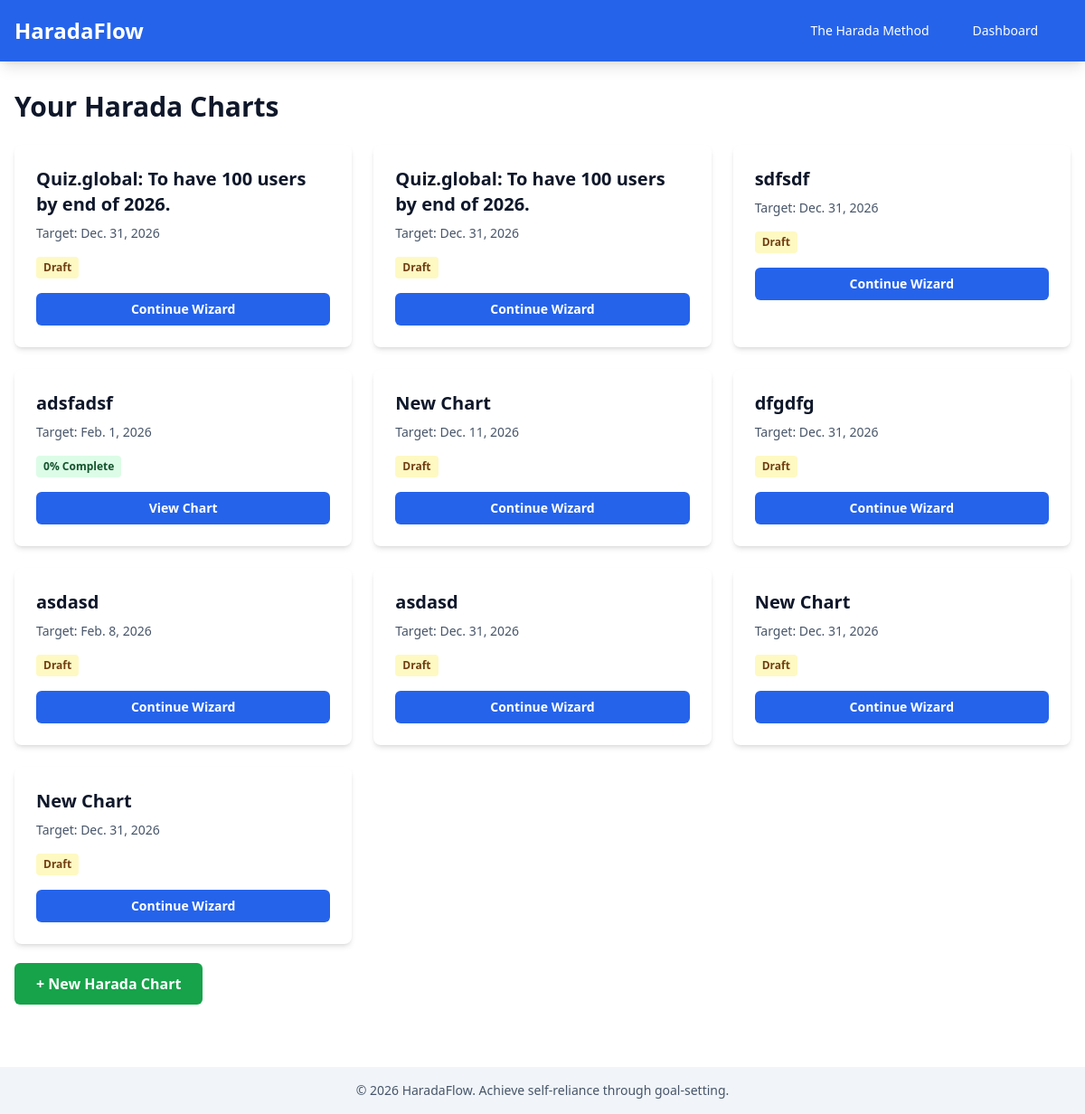
The app's page /accounts/dashboard/ (signed in), older data.
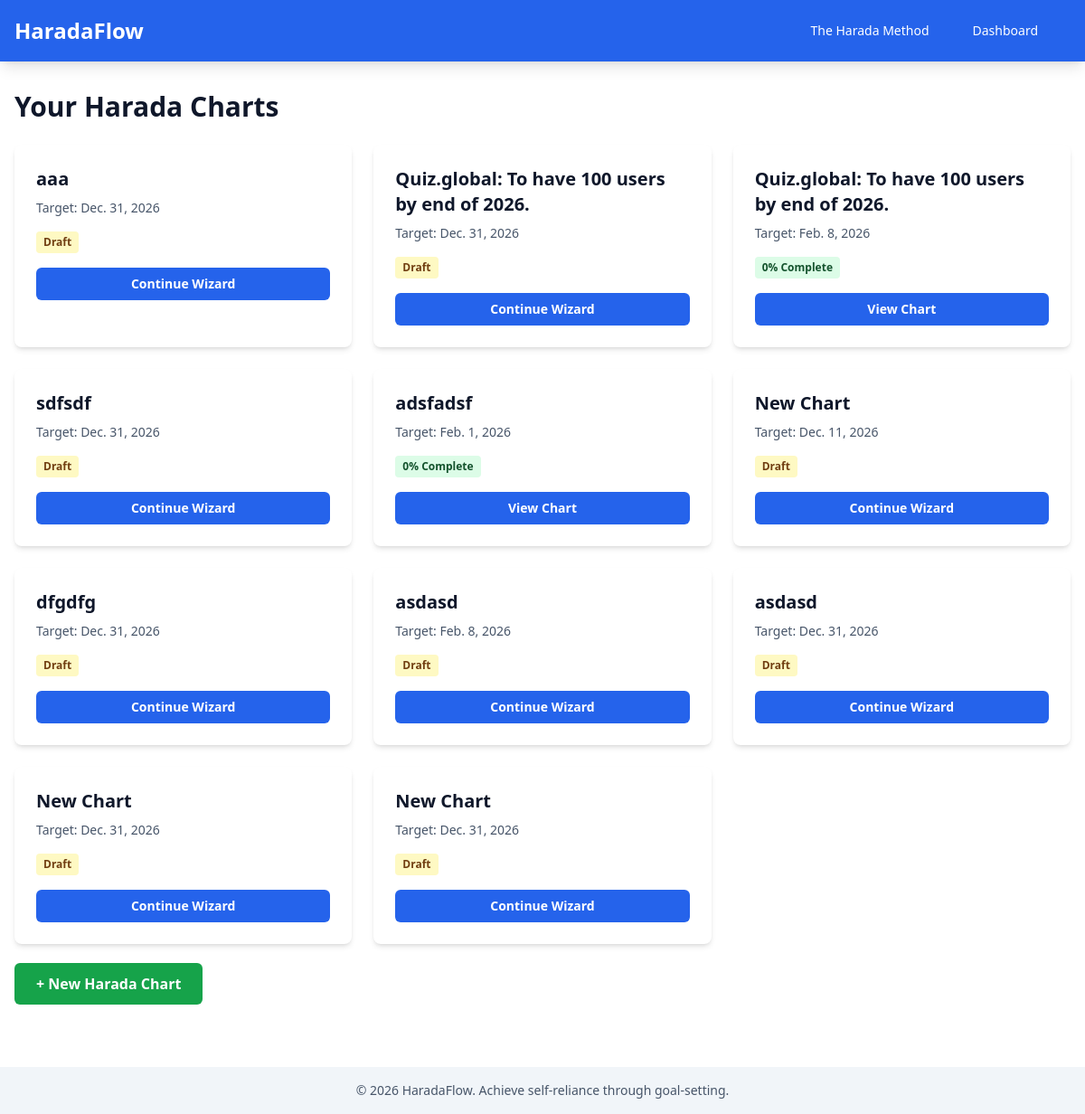
The same page, newer data.
### charts/models.py (models this page shows, shortened)
class HaradaChart(models.Model):
    user = models.ForeignKey(
        User, on_delete=models.CASCADE, related_name="harada_charts"
    )
    title = models.CharField(max_length=255)
    core_goal = models.TextField(help_text="The long-term goal")
    target_date = models.DateField()
    is_draft = models.BooleanField(
        default=True, help_text="True while completing wizard steps"
    )
    perspectives = models.JSONField(
        default=dict,
        help_text="Four perspectives: self_tangible, self_intangible, others_tangible, others_intangible",
    )
    created_at = models.DateTimeField(auto_now_add=True)
    updated_at = models.DateTimeField(auto_now=True)
    class Meta:
        ordering = ["-created_at"]
    @property
    def completion_percentage(self):
        tasks = self.task_set.all()
        if tasks.count() == 0:
            return 0
        done_count = tasks.filter(status="done").count()
        return round((done_count / tasks.count()) * 100)

### accounts/views.py (the view)
# urls.py: path("dashboard/", views.dashboard, name="dashboard"),
@login_required
def dashboard(request):
    charts = request.user.harada_charts.all()
    return render(request, "accounts/dashboard.html", {"charts": charts})

### config/context_processors.py (called while the page is built)
def clerk_context(request):
    return {
        'clerk_publishable_key': settings.CLERK_PUBLISHABLE_KEY,
    }

### templates/accounts/dashboard.html (shortened to what this page needs)
{% extends 'base.html' %}
{% block content %}
<div class="mb-8">
    <h2 class="text-3xl font-bold mb-6">Your Harada Charts</h2>
    {% if charts %}
        <div class="grid grid-cols-1 md:grid-cols-2 lg:grid-cols-3 gap-6">
            {% for chart in charts %}
                <div class="bg-white dark:bg-slate-800 rounded-lg shadow-md p-6 hover:shadow-lg transition">
                    <h3 class="text-xl font-bold mb-2">{{ chart.title }}</h3>
                    <p class="text-sm text-slate-600 dark:text-slate-400 mb-4">
                        Target: {{ chart.target_date }}
                    </p>
                    <p class="mb-4 text-sm">
                        {% if chart.is_draft %}
                            <span class="inline-block bg-yellow-100 dark:bg-yellow-900 text-yellow-900 dark:text-yellow-100 px-2 py-1 rounded text-xs font-bold">Draft</span>
                        {% else %}
                            <span class="inline-block bg-green-100 dark:bg-green-900 text-green-900 dark:text-green-100 px-2 py-1 rounded text-xs font-bold">{{ chart.completion_percentage }}% Complete</span>
                        {% endif %}
                    </p>
                    <div class="flex gap-2">
                        {% if chart.is_draft %}
                            <a href="{% url 'wizard_step1' chart.id %}" class="flex-1 bg-blue-600 hover:bg-blue-700 text-white font-bold py-2 px-4 rounded-md text-center text-sm">
                                Continue Wizard
                            </a>
                        {% else %}
                            <a href="{% url 'matrix_view' chart.id %}" class="flex-1 bg-blue-600 hover:bg-blue-700 text-white font-bold py-2 px-4 rounded-md text-center text-sm">
                                View Chart
                            </a>
                        {% endif %}
                    </div>
                </div>
            {% endfor %}
        </div>
    {% endif %}
</div>
<div class="mt-8">
    <a href="{% url 'wizard_start' %}" class="bg-green-600 hover:bg-green-700 text-white font-bold py-3 px-6 rounded-md">
        + New Harada Chart
    </a>
</div>
{% endblock %}

Row changes from the older to the newer data that the page shows:
added HaradaChart: title "aaa", target_date "Dec. 31, 2026", is_draft "Draft"
changed HaradaChart (number 3 of 11 on the later page): target_date "Dec. 31, 2026" → "Feb. 8, 2026"; completion_percentage (not shown) → "0"; is_draft "Draft Continue Wizard" → "% Complete View Chart"
